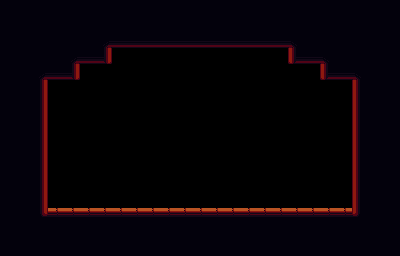

Below is a game level as drawn by its tile map, then a one-line description and the .tmx file that defines it, in full:
An orthogonal 25x16 tile map with 16x16 px tiles, 2 tile layers (base, result), 2 tilesets.

<map version="1.10" tiledversion="1.11.2" orientation="orthogonal" renderorder="right-down" width="25" height="16" tilewidth="16" tileheight="16" infinite="0" nextlayerid="3" nextobjectid="1">
 <tileset firstgid="1" source="../../tileset/prototypeTileset/prototypeTileset.tsx" />
 <tileset firstgid="15" source="../../tileset/houseTileset/houseTileset.tsx" />
 <layer id="1" name="base" width="25" height="16">
  <data encoding="csv">
1,1,1,1,1,1,1,1,1,1,1,1,1,1,1,1,1,1,1,1,1,1,1,1,1,
1,1,1,1,1,1,1,1,1,1,1,1,1,1,1,1,1,1,1,1,1,1,1,1,1,
1,1,1,1,1,1,1,1,1,1,1,1,1,1,1,1,1,1,1,1,1,1,1,1,1,
1,1,1,1,1,1,1,0,0,0,0,0,0,0,0,0,0,0,1,1,1,1,1,1,1,
1,1,1,1,1,0,0,0,0,0,0,0,0,0,0,0,0,0,0,0,1,1,1,1,1,
1,1,1,0,0,0,0,0,0,0,0,0,0,0,0,0,0,0,0,0,0,0,1,1,1,
1,1,1,0,0,0,0,0,0,0,0,0,0,0,0,0,0,0,0,0,0,0,1,1,1,
1,1,1,0,0,0,0,0,0,0,0,0,0,0,0,0,0,0,0,0,0,0,1,1,1,
1,1,1,0,0,0,0,0,0,0,0,0,0,0,0,0,0,0,0,0,0,0,1,1,1,
1,1,1,0,0,0,0,0,0,0,0,0,0,0,0,0,0,0,0,0,0,0,1,1,1,
1,1,1,0,0,0,0,0,0,0,0,0,0,0,0,0,0,0,0,0,0,0,1,1,1,
1,1,1,0,0,0,0,0,0,0,0,0,0,0,0,0,0,0,0,0,0,0,1,1,1,
1,1,1,0,0,0,0,0,0,0,0,0,0,0,0,0,0,0,0,0,0,0,1,1,1,
1,1,1,1,1,1,1,1,1,1,1,1,1,1,1,1,1,1,1,1,1,1,1,1,1,
1,1,1,1,1,1,1,1,1,1,1,1,1,1,1,1,1,1,1,1,1,1,1,1,1,
1,1,1,1,1,1,1,1,1,1,1,1,1,1,1,1,1,1,1,1,1,1,1,1,1
</data>
 </layer>
 <layer id="2" name="result" width="25" height="16">
  <data encoding="csv">
37,37,37,37,37,37,37,37,37,37,37,37,37,37,37,37,37,37,37,37,37,37,37,37,37,
37,37,37,37,37,37,37,37,37,37,37,37,37,37,37,37,37,37,37,37,37,37,37,37,37,
37,37,37,37,37,37,45,60,60,60,60,60,60,60,60,60,60,60,44,37,37,37,37,37,37,
37,37,37,37,45,60,62,0,0,0,0,0,0,0,0,0,0,0,59,60,44,37,37,37,37,
37,37,45,60,62,0,0,0,0,0,0,0,0,0,0,0,0,0,0,0,59,60,44,37,37,
37,37,50,0,0,0,0,0,0,0,0,0,0,0,0,0,0,0,0,0,0,0,35,37,37,
37,37,50,0,0,0,0,0,0,0,0,0,0,0,0,0,0,0,0,0,0,0,35,37,37,
37,37,50,0,0,0,0,0,0,0,0,0,0,0,0,0,0,0,0,0,0,0,35,37,37,
37,37,50,0,0,0,0,0,0,0,0,0,0,0,0,0,0,0,0,0,0,0,35,37,37,
37,37,50,0,0,0,0,0,0,0,0,0,0,0,0,0,0,0,0,0,0,0,35,37,37,
37,37,50,0,0,0,0,0,0,0,0,0,0,0,0,0,0,0,0,0,0,0,35,37,37,
37,37,50,0,0,0,0,0,0,0,0,0,0,0,0,0,0,0,0,0,0,0,35,37,37,
37,37,50,0,0,0,0,0,0,0,0,0,0,0,0,0,0,0,0,0,0,0,35,37,37,
37,37,33,25,25,25,25,25,25,25,25,25,25,25,25,25,25,25,25,25,25,25,32,37,37,
37,37,37,37,37,37,37,37,37,37,37,37,37,37,37,37,37,37,37,37,37,37,37,37,37,
37,37,37,37,37,37,37,37,37,37,37,37,37,37,37,37,37,37,37,37,37,37,37,37,37
</data>
 </layer>
</map>